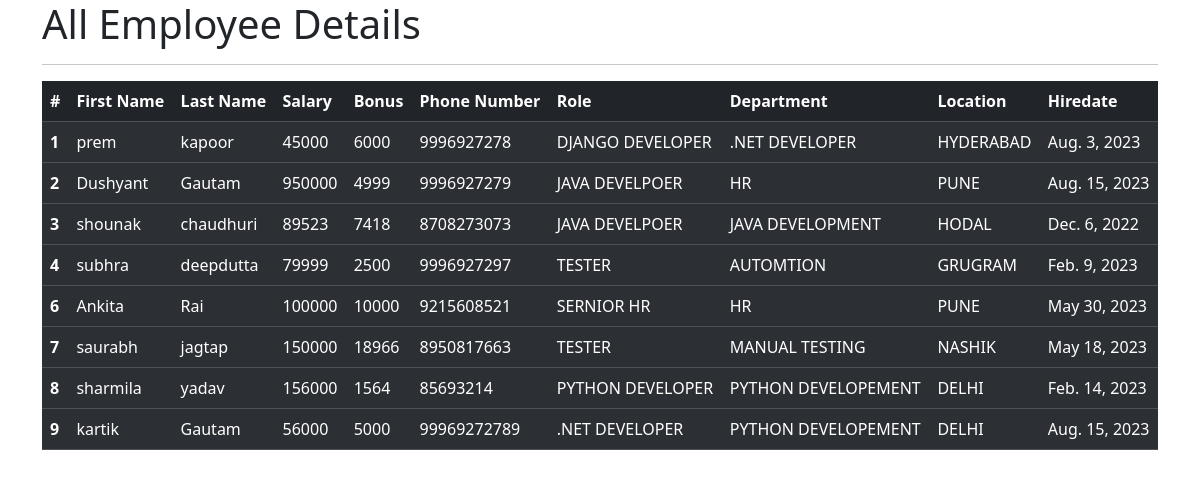
The app's page /all_emp with its own data.
### emp_app/models.py (models this page shows, shortened)
class Employee(models.Model):
    first_name = models.CharField(max_length=100, null=False)
    last_name = models.CharField(max_length=100)
    dept = models.ForeignKey(Department, on_delete=models.CASCADE)
    salary = models.IntegerField(default=0)
    bonus = models.IntegerField(default=0)
    role = models.ForeignKey(Role, on_delete=models.CASCADE)
    phone = models.IntegerField(default=0)
    hire_date = models.DateField()
    def __str__(self):
        return "%s,%s,%s"%(self.first_name,self.last_name,self.phone)

class Role(models.Model):
    name = models.CharField(max_length=100 , null=False)

class Department(models.Model):
    name = models.CharField(max_length=100, null=False)
    location = models.CharField(max_length=100)

### emp_app/views.py (the view)
# urls.py: path('all_emp', views.all_emp , name='all_emp'),
def all_emp (request):
    emps = Employee.objects.all()
    context ={
        'emps' : emps
    }
    print(context)
    return render(request, 'view_all_emp.html',context)

### emp_app/templates/view_all_emp.html (shortened to what this page needs)
<!DOCTYPE html>
<html lang="en">
<head>
    <link href="https://cdn.jsdelivr.net/npm/bootstrap@5.3.1/dist/css/bootstrap.min.css" rel="stylesheet">
</head>
  <body>
  <div class="container">
      <h1>All Employee Details</h1>
      <hr>
     <table class="table table-dark table-striped">
  <thead>
    <tr>
        <th scope="col">#</th>
        <th scope="col">First Name</th>
        <th scope="col">Last Name</th>
        <th scope="col">Salary</th>
        <th scope="col">Bonus</th>
        <th scope="col">Phone Number</th>
        <th scope="col">Role</th>
        <th scope="col">Department</th>
        <th scope="col">Location</th>
        <th scope="col">Hiredate</th>
    </tr>
  </thead>
         {% for emp in emps%}
  <tbody>
    <tr>
        <th scope="row">{{emp.id}}</th>
        <td>{{emp.first_name}}</td>
        <td>{{emp.last_name}}</td>
        <td>{{emp.salary}}</td>
        <td>{{emp.bonus}}</td>
        <td>{{emp.phone}}</td>
        <td>{{emp.role.name}}</td>
        <td>{{emp.dept.name}}</td>
        <td>{{emp.dept.location}}</td>
        <td>{{emp.hire_date}}</td>
    </tr>
  </tbody>
         {% endfor %}
</table>
</div>
  </body>
</html>

### records on screen
Employee: id "1", first_name "prem", last_name "kapoor", salary "45000", bonus "6000", phone "9996927278", role.name "DJANGO DEVELOPER", dept.name ".NET DEVELOPER", dept.location "HYDERABAD", hire_date "Aug. 3, 2023"
Employee: id "2", first_name "Dushyant", last_name "Gautam", salary "950000", bonus "4999", phone "9996927279", role.name "JAVA DEVELPOER", dept.name "HR", dept.location "PUNE", hire_date "Aug. 15, 2023"
Employee: id "3", first_name "shounak", last_name "chaudhuri", salary "89523", bonus "7418", phone "8708273073", role.name "JAVA DEVELPOER", dept.name "JAVA DEVELOPMENT", dept.location "HODAL", hire_date "Dec. 6, 2022"
Employee: id "4", first_name "subhra", last_name "deepdutta", salary "79999", bonus "2500", phone "9996927297", role.name "TESTER", dept.name "AUTOMTION", dept.location "GRUGRAM", hire_date "Feb. 9, 2023"
Employee: id "6", first_name "Ankita", last_name "Rai", salary "100000", bonus "10000", phone "9215608521", role.name "SERNIOR HR", dept.name "HR", dept.location "PUNE", hire_date "May 30, 2023"
Employee: id "7", first_name "saurabh", last_name "jagtap", salary "150000", bonus "18966", phone "8950817663", role.name "TESTER", dept.name "MANUAL TESTING", dept.location "NASHIK", hire_date "May 18, 2023"
Employee: id "8", first_name "sharmila", last_name "yadav", salary "156000", bonus "1564", phone "85693214", role.name "PYTHON DEVELOPER", dept.name "PYTHON DEVELOPEMENT", dept.location "DELHI", hire_date "Feb. 14, 2023"
Employee: id "9", first_name "kartik", last_name "Gautam", salary "56000", bonus "5000", phone "99969272789", role.name ".NET DEVELOPER", dept.name "PYTHON DEVELOPEMENT", dept.location "DELHI", hire_date "Aug. 15, 2023"
